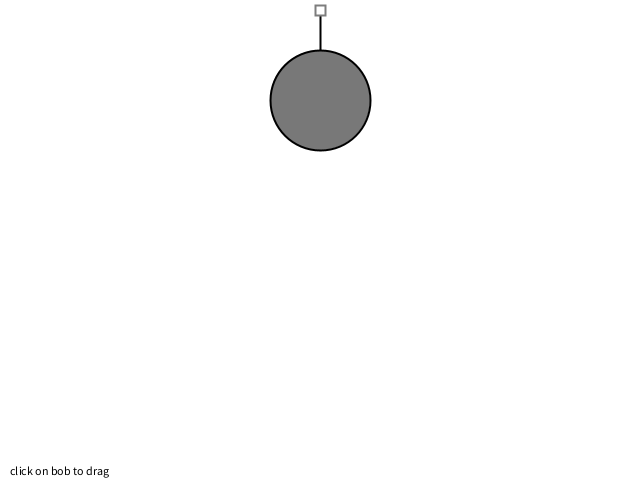
Frame 1 (no input)
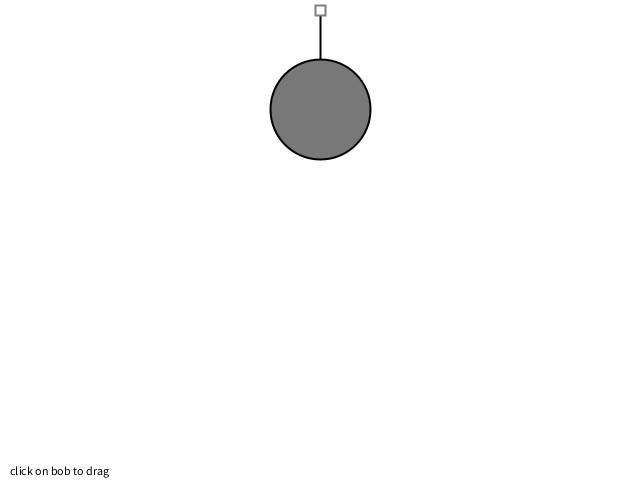
Frame 60 (the mouse pressed at the canvas centre just before this capture)
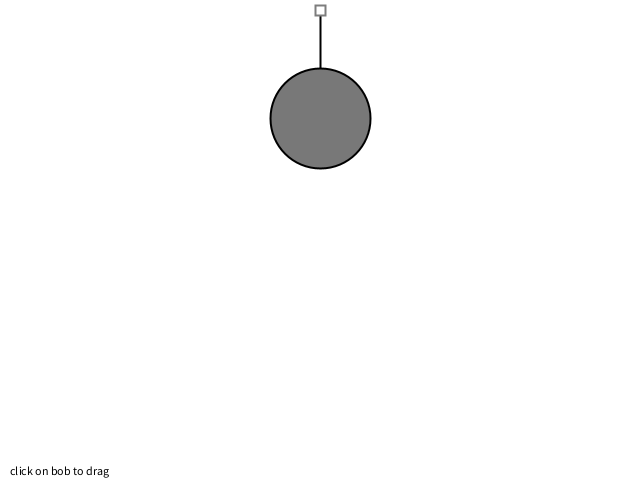
Frame 120 (the mouse held since frame 60 and released just before this capture)

The Processing sketch that drew these frames (run headless with seeded random() and noise(); from frame 60 on, the mouse is pressed at the canvas centre):

// Processing sketch: Spring
// ── Spring.pde
Conspring spring;
Mover mover;
void setup(){
  size(640,480);
  spring=new Conspring(width/2,10,100);
  mover=new Mover(10,width/2,100);
}
void draw(){
  background(255);
  //add gravity;
  PVector gravity=new PVector(0,2);
  mover.addForce(gravity);
  //add spring force
  spring.connect(mover);
  //limit spring max and min length;
  spring.constrainLength(mover,30,200);
  
  mover.update();
  mover.drag(mouseX,mouseY);
  
  spring.displayLine(mover);
  mover.display();
  spring.displayAnchor();
  
  fill(0);
  text("click on bob to drag",10,height-5);
}
void mousePressed(){
  mover.clicked(mouseX,mouseY);
}
void mouseReleased(){
  mover.stopDragging();
}

// ── Mover.pde
class Mover{
  PVector location;
  PVector velocity;
  PVector acceleration;
  float mass;
  boolean mouseCovered=false;
  float damping=0.98;
  PVector dragOffset;
  Mover(float m,float x,float y){
    location=new PVector(x,y);
    velocity=new PVector(0,0);
    acceleration=new PVector(0,0);
    dragOffset=new PVector();
    mass=m;
  }
  void addForce(PVector m){
    PVector f=PVector.div(m,mass);
    acceleration.add(f);
  }
  void update(){
    location.add(velocity);
    velocity.add(acceleration);
    velocity.mult(0.98);
    acceleration.mult(0);
  }
  void display(){
    
    fill(120);
    if(mouseCovered){
      fill(0);
    }
    ellipse(location.x,location.y,mass*10,mass*10);
  }
 void clicked(int mx,int my){
   if(dist(mx,my,location.x,location.y)<mass*5){
       mouseCovered=true;
       dragOffset.x=location.x-mx;
       dragOffset.y=location.y-my;
   }
 }
 void stopDragging(){
   mouseCovered=false;
 }
 void drag(int mx,int my){
   if(mouseCovered){
     location.x=mx+dragOffset.x;
     location.y=my+dragOffset.y;
   }
 }
}

// ── connectSpring.pde
class Conspring{
  PVector anchor;
  float len;
  float k=0.1;
  Conspring(float x,float y,float l){
    anchor=new PVector(x,y);
    len=l;
  }
  void connect(Mover m){
    PVector force=PVector.sub(m.location,anchor);
    float d=force.mag();
    d-=len;
    force.normalize();
    force.mult(-1*k*d);
    m.addForce(force);
  }
  void displayAnchor(){
    fill(255);
    stroke(125);
    rectMode(CENTER);
    rect(anchor.x,anchor.y,10,10);
  }
  void displayLine(Mover m){
    strokeWeight(2);
    stroke(0);
    line(m.location.x,m.location.y,anchor.x,anchor.y);
  }
  void constrainLength(Mover m,float minLen,float maxLen){
    PVector dir=PVector.sub(m.location,anchor);
    float d=dir.mag();
    if(d<minLen){
      //  m.location=anchor.add(minLen,);
        dir.normalize();
        dir.mult(minLen);
        m.location=PVector.add(dir,anchor);
        m.velocity.mult(0);
    }
    if(d>maxLen){
      dir.normalize();
      dir.mult(maxLen);
      m.location=PVector.add(dir,anchor);
      m.velocity.mult(0);
    }
  }
}
